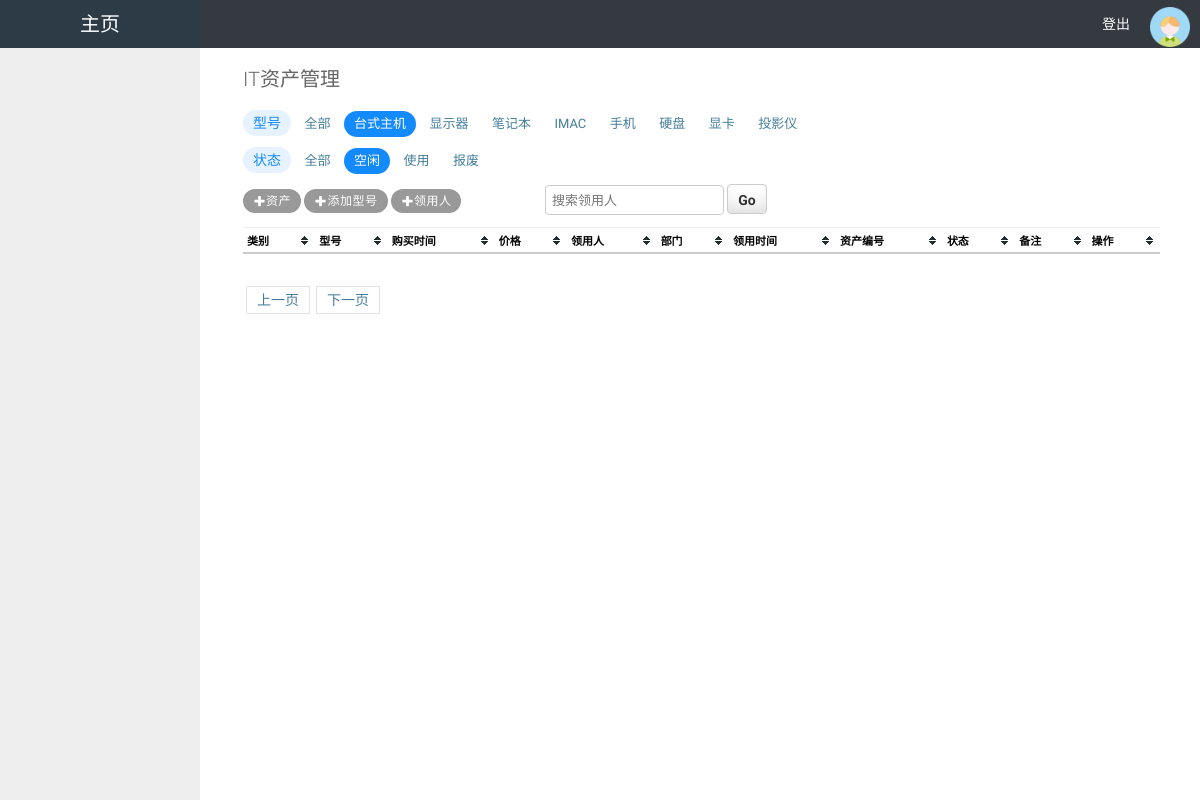
Before: /asset-1-1/ with the older database file.
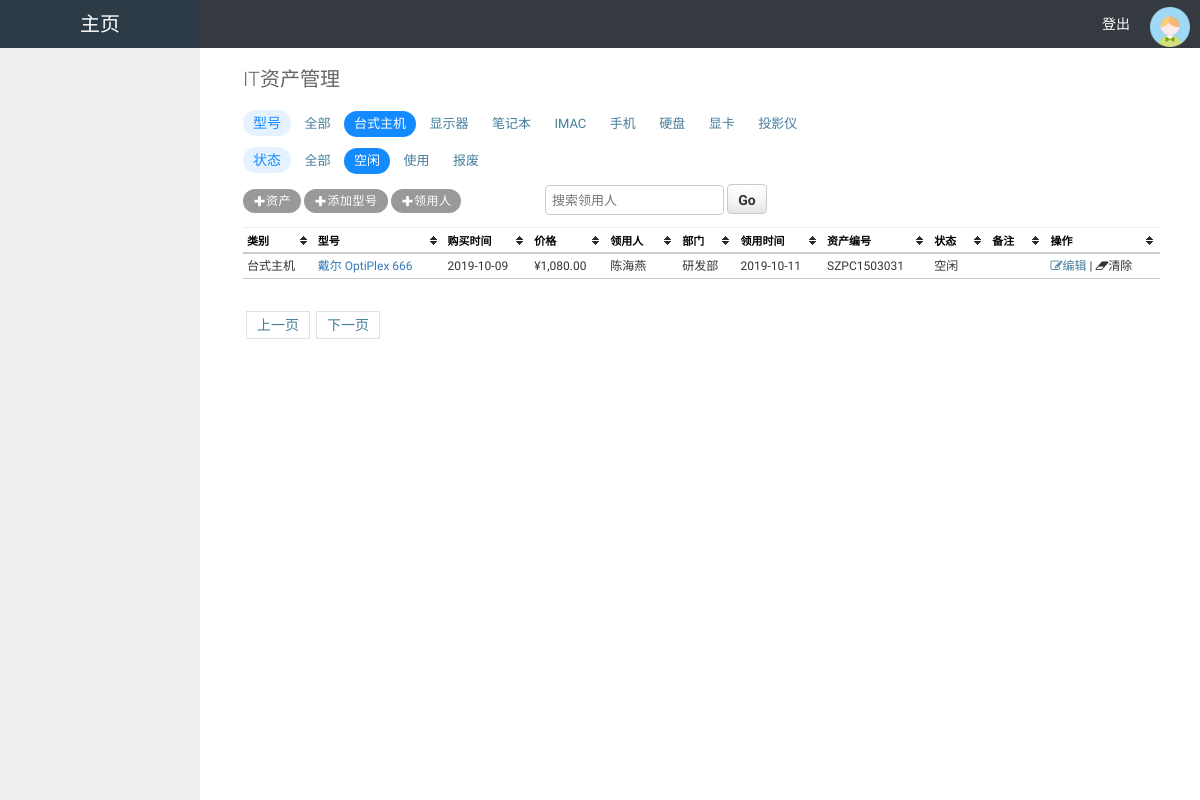
After: the same page with the newer database file.
### api/models.py (models this page shows, shortened)
class Type(models.Model):
    name = models.CharField(max_length=32,verbose_name='类别')
    def __str__(self):
        return self.name

class Asset(models.Model):
    supplier_type_choices = (
        (1, 'N'),
        (2,'戴尔'),
        (3, '苹果'),
    )
    status_choices = (
        (1,'空闲'),
        (2, '使用'),
        (3, '报废')
    )
    mod = models.ForeignKey('Models',on_delete=models.CASCADE,verbose_name='型号')
    purchase_at = models.DateField(verbose_name='购买时间')
    price = models.CharField(max_length=32, verbose_name='价格',blank=True,null=True)
    recipient = models.ForeignKey('Employee',on_delete=models.CASCADE,verbose_name='领用人')
    recipient_at =  models.DateField(null=True,blank=True,verbose_name='领用时间')
    sn = models.CharField(max_length=32,verbose_name='资产编号')
    supplier = models.IntegerField(choices=supplier_type_choices,default=3,verbose_name='供应商')
    after_sales = models.CharField(max_length=128,blank=True,null=True,verbose_name='售后联系方式')
    status = models.IntegerField(choices=status_choices,default=1,verbose_name='状态')
    note = models.CharField(max_length=64,blank=True,null=True,verbose_name='备注',default='')

class Models(models.Model):
    name = models.CharField(max_length=32)
    type = models.ForeignKey('Type',to_field='id',related_name='type_name',on_delete=models.CASCADE,verbose_name='类别')
    configure = models.OneToOneField(to='Configuration',on_delete=models.CASCADE,verbose_name='配置',null=True,blank=True)
    def __str__(self):
        return self.name

class Employee(models.Model):
    name = models.CharField(max_length=32,verbose_name='员工姓名')
    dept = models.ForeignKey('Department',on_delete=models.CASCADE,verbose_name='部门')
    class Meta:
        ordering = ['name']
    def __str__(self):
        return self.name

class Department(models.Model):
    name = models.CharField(max_length=32)
    def __str__(self):
        return self.name

### api/views/views.py (the view)
# urls.py: url(r'^asset-(?P<mod__type_id>\d+)-(?P<status>\d+)/$', views.handle_asset, name="asset"),
def handle_asset(request,*args,**kwargs):
    username = request.session.get('username')
    type_list = models.Type.objects.all()
    status_list = models.Asset.status_choices
    condition = {}
    r = reverse('asset',kwargs=kwargs)
    print('-->r',r)
    for k,v in kwargs.items():
        kwargs[k] = int(v)
        if v == '0':
            pass
        else:
            condition[k] = v
    print('-->condition',condition)
    print('-->args', args)
    arg_dict = kwargs
    current_page = request.GET.get('p',1)
    current_page = int(current_page)
    total_count = models.Asset.objects.all().count()
    from api.utils.page import PagerHelper
    obj = PagerHelper(total_count,current_page,'/asset-%s-%s' % (arg_dict['mod__type_id'],arg_dict['status']),1000)
    pager = obj.pager_str()
    asset_list = models.Asset.objects.filter(**condition)[obj.db_start:obj.db_end]
    if request.method == 'GET':
        q = request.GET.get('q')
        print('-->q', q)
        if q:
            rep = models.Employee.objects.filter(name__icontains=q).first()
            if rep:
                asset_list = rep.asset_set.filter(**condition)
                print('-->asset_list', asset_list)
                return render(request, 'asset.html', {'username': username, 'assets': asset_list, 'type_list': type_list, \
                                                      'status_list': status_list, 'arg_dict': arg_dict,
                                                      'str_pager': pager,'q':q})
            else:
                print('无此用户')
        else:
            q = 123
    return render(request,'asset.html',{'username':username,'assets':asset_list,'type_list':type_list,\
                                        'status_list':status_list,'arg_dict':arg_dict,'str_pager':pager})

### api/utils/page.py (called while the page is built)
    @property
    def db_start(self):
        return (self.current_page -1) * self.per_page

    @property
    def db_end(self):
        return self.current_page * self.per_page

    def total_page(self):
        v, a = divmod(self.total_count, self.per_page)
        if a != 0:
            v += 1
        return v

### templates/asset.html (shortened to what the changed rows need)
{% extends 'layout.html' %}
{% block css %}
    <link rel="stylesheet" type="text/css" href="/static/css/base.css">
    <link rel="stylesheet" href="/static/css/font-awesome.css">
    <link rel="stylesheet" href="/static/css/theme.default.css">
{% endblock %}
{% block content %}
    <div style="padding: 20px 40px">
    <h1>IT资产管理</h1>
    <div class="condition">
        <div>
            <span>型号</span>
            {% if arg_dict.mod__type_id  == 0 %}
                <a class="active" href="/asset-0-{{ arg_dict.status }}?q={{ q }}">全部</a>
            {% else %}
                <a href="/asset-0-{{ arg_dict.status }}?q={{ q }}">全部</a>
            {% endif %}
            {% for row in type_list %}
                {% if row.id == arg_dict.mod__type_id %}
                    <a class="active" href="/asset-{{ row.id }}-{{ arg_dict.status }}?q={{ q }}" name="{{ row.id }}">{{ row.name }}</a>
                {% else %}
                    <a href="/asset-{{ row.id }}-{{ arg_dict.status }}?q={{ q }}" name="{{ row.id }}">{{ row.name }}</a>
                {% endif %}
            {% endfor %}
        </div>
        <div>
            <span>状态</span>
            {% if arg_dict.status  == 0 %}
                <a class="active" href="/asset-{{ arg_dict.mod__type_id }}-0?q={{ q }}">全部</a>
            {% else %}
                <a href="/asset-{{ arg_dict.mod__type_id }}-0?q={{ q }}">全部</a>
            {% endif %}
            {% for row in status_list %}
                {% if row.0 == arg_dict.status %}
                    <a class="active" href="/asset-{{ arg_dict.mod__type_id }}-{{ row.0 }}?q={{ q }}" name="{{ row.id }}">{{ row.1 }}</a>
                {% else %}
                    <a href="/asset-{{ arg_dict.mod__type_id }}-{{ row.0 }}?q={{ q }}" name="{{ row.id }}">{{ row.1 }}</a>
                {% endif %}
            {% endfor %}
        </div>
    </div>
    <table class="table-test asset">
        <thead>
            <tr>
                <th>类别</th>
                <th>型号</th>
                <th>购买时间</th>
                <th>价格</th>
                <th>领用人</th>
                <th>部门</th>
                <th>领用时间</th>
                <th>资产编号</th>
                <th>状态</th>
                <th>备注</th>
                <th>操作</th>
            </tr>
        </thead>
        <tbody>
            {% for item in assets %}
                <tr nid="{{ item.id }}">
                    <td>{{ item.mod.type }}</td>
                    <td>
                        <a tabindex="0" role="button" data-toggle="popover" data-trigger="focus" data-content="<table class='table
                         table-bordered'>{% if item.mod.configure.cpu %}<tr><th>CPU</th><td>{{ item.mod.configure.cpu }}</td></tr>{% endif %}
                         <tr>
                         {% if item.mod.configure.mem %}
                            <th>内存</th>
                            <td>{{ item.mod.configure.mem }}</td>
                         </tr>
                         <tr>
                         {% endif %}
                         {% if item.mod.configure.harddisk %}
                            <th>硬盘</th>
                            <td>{{ item.mod.configure.harddisk }}</td>
                         </tr>
                         {% endif %}
                         {% if item.mod.configure.gpu %}
                         <tr>
                            <th>显卡</th>
                            <td>{{ item.mod.configure.gpu }}</td>
                         </tr>
                         {% endif %}
                         </table>">
                            {{ item.mod }}
                        </a>
                    </td>
                    <td>{{ item.purchase_at | date:"Y-m-d" }}</td>
                    <td>{{ item.price }}</td>
                    <td>{{ item.recipient }}</td>
                    <td>{{ item.recipient.dept }}</td>
                    <td>{{ item.recipient_at | date:"Y-m-d"}}</td>
                    <td>{{ item.sn }}</td>
                    <td>{{ item.get_status_display }}</td>
                    <td>{{ item.note }}</td>
                    <td>
                        <a href="/edit_asset?nid={{ item.id }}&mod__type_id={{ arg_dict.mod__type_id }}&status={{ arg_dict.status }}
                        "><i class="fa fa-pencil-square-o" aria-hidden="true"></i>编辑</a> | <span onclick="delRow(this)">
                        <i class="fa fa-eraser" aria-hidden="true"></i><span style="cursor: pointer">清除</span></span>
                    </td>
                </tr>
            {% endfor %}
        </tbody>
    </table>
{% endblock %}

Changed rows visible on the page:
added Asset: mod.type "台式主机", mod "戴尔 OptiPlex 666", purchase_at "2019-10-09", price "¥1,080.00", recipient "陈海燕", recipient.dept "研发部", recipient_at "2019-10-11", sn "SZPC1503031", status "空闲"
